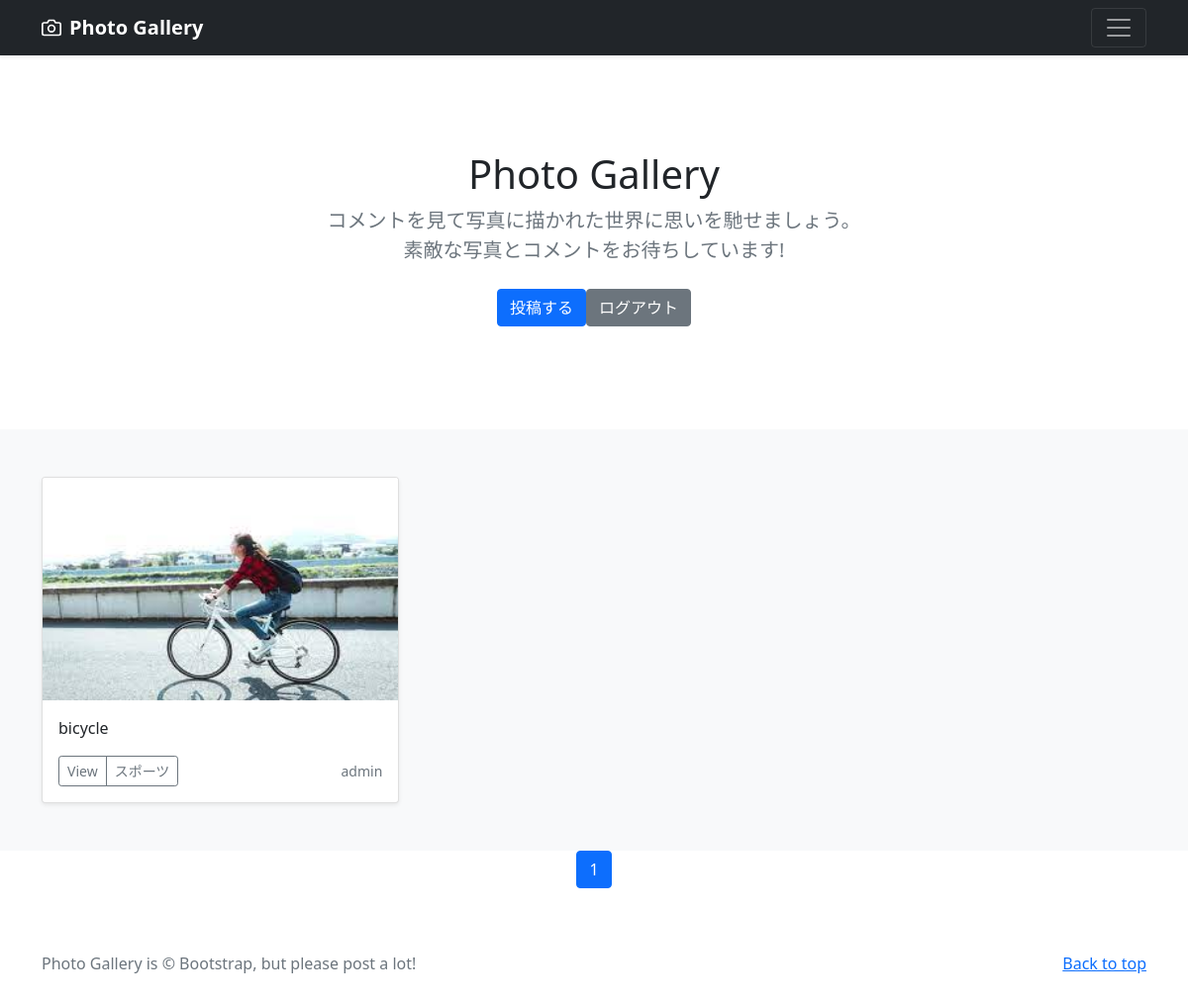
Screenshot of /photos/3 (signed in) with the database file from the repository.
### photo/models.py (models this page shows, shortened)
class PhotoPost(models.Model):
    user = models.ForeignKey(
        CustomUser,
        verbose_name='ユーザー',
        on_delete=models.CASCADE
        )
    category = models.ForeignKey(
        Category,
        verbose_name='カテゴリ',
        on_delete=models.PROTECT
        )
    title = models.CharField(
        verbose_name='タイトル',  # フィールドのタイトル
        max_length=200        # 最大文字酢は200
        )
    comment = models.TextField(
        verbose_name='コメント'  # フィールドのタイトル
        )
    image1 = models.ImageField(
        verbose_name='イメージ1', # フィールドのタイトル
        upload_to = 'photos'    # MEDIA_ROOT以下のphotosにファイルを保存
        )
    image2 = models.ImageField(
        verbose_name='イメージ2', # フィールドのタイトル
        upload_to = 'photos',  # MEDIA_ROOT以下のphotosにファイルを保存
        blank=True,            # フィールド値の設定は必須でない
        null = True            # データベースにnullが保存されることを許容
        )
    posted_at = models.DateTimeField(
        verbose_name='投稿日時', # フィールドのタイトル
        auto_now_add=True      # 日時の自動追加
        )

class Category(models.Model):
    title = models.CharField(
        verbose_name = 'カテゴリ', # フィールドのタイトル
        max_length=20)

### accounts/models.py (models this page shows)
class CustomUser(AbstractUser):
    pass

### photo/views.py (the view)
class CategoryView(ListView):
    template_name = 'index.html'
    paginate_by = 9
    def get_queryset(self):
        category_id = self.kwargs['category']
        categories = PhotoPost.objects.filter(
            category=category_id).order_by('-posted_at')
        return categories

### photo/templates/index.html (shortened to what this page needs)
{% extends 'base.html' %}
      {% block contents %}
      {% include "photos_title.html" %}
      {% include "photos_list.html" %}
      {% include "pagination.html" %}
      {% endblock %}

### photo/templates/photos_list.html (shortened to what this page needs)
  <div class="album py-5 bg-light">
    <div class="container">
      <div class="row row-cols-1 row-cols-sm-2 row-cols-md-3 g-3">
        {% for record in object_list %}
        <div class="col">
          <div class="card shadow-sm">
            <img src="{{ record.image1.url}}"
                 class="bd-placeholder-img card-img-top"
                 width="100%" height="225"
                 xmlns="http://www.w3.org/2000/svg"
                 role="img" aria-label="Placeholder: Thumbnail"
                 preserveAspectRatio="xMidYMid slice"
                 focusable="false">
                 <rect width="100%" height="100%" fill="#55595c"/>
            <div class="card-body">
              <p class="card-text">
                {{record.title}}
              </p>
              <div class="d-flex justify-content-between align-items-center">
                <div class="btn-group">
                  <button type="button"
                          class="btn btn-sm btn-outline-secondary"
                          onclick="location.href='{% url 'photo:photo_detail' record.pk %}'">
                          View</button>
                  <button type="button"
                          class="btn btn-sm btn-outline-secondary"
                          onclick="location.href='{% url 'photo:photos_cat' category=record.category.id %}'">
                          {{record.category.title}}</button>
                </div>
                <small class="text-muted">
                  {{record.user.username}}</small>
                </div>
              </div>
            </div>
        </div>
        {% endfor %}
      </div>
    </div>
  </div>

### photo/templates/base.html (style rules this page uses)
.bd-placeholder-img { font-size: 1.125rem; text-anchor: middle; -webkit-user-select: none; -moz-user-select: none; user-select: none; }

### rows the page displays
PhotoPost: image1 (picture), title "bicycle", category "スポーツ", user.username "admin"

### other values shown
{{ num }} "1"
